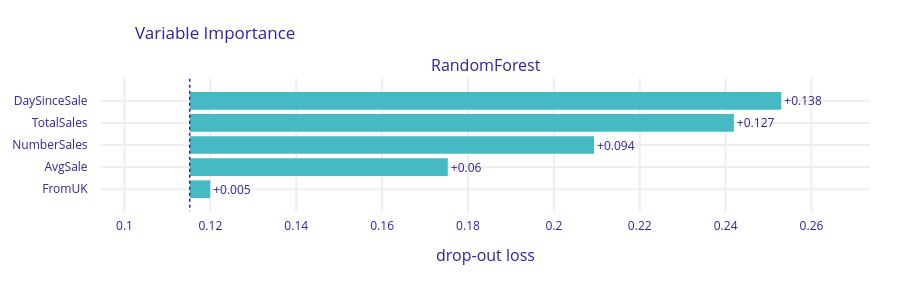

Notebook code for this chart:
### Markdown cell above
Para el mejor Árbol de Desición, se llega al mismo razonamiento que en la Regresión Lineal, la cual es más importante el Numero de Venta. Sin embargo, tambien hay un impacto el Total de Ventas y los Días pasados.

### Code cell
import dalex as dx
explicador = dx.Explainer(rf, X, y, label="RandomForest")
importancia = explicador.model_parts(loss_function = '1-auc') 
importancia.plot()

### Figure 1 — Plotly figure (JSON) as saved in the notebook; plotly's stock layout.template omitted (floating-point values rounded to 4 significant figures)
{"data": [{"base": 0.1152, "hoverinfo": "text", "hoverlabel": {"bgcolor": "rgba(0,0,0,0.8)"}, "hovertext": ["Model: RandomForest loss after<br>variable: DaySinceSale is permuted: 0.253<br>Drop-out loss change: +0.138", "Model: RandomForest loss after<br>variable: TotalSales is permuted: 0.242<br>Drop-out loss change: +0.127", "Model: RandomForest loss after<br>variable: NumberSales is permuted: 0.209<br>Drop-out loss change: +0.094", "Model: RandomForest loss after<br>variable: AvgSale is permuted: 0.175<br>Drop-out loss change: +0.06", "Model: RandomForest loss after<br>variable: FromUK is permuted: 0.12<br>Drop-out loss change: +0.005"], "marker": {"color": "#46bac2"}, "orientation": "h", "showlegend": false, "text": ["+0.138", "+0.127", "+0.094", "+0.06", "+0.005"], "textposition": "outside", "type": "bar", "x": [0.1378, 0.1267, 0.09416, 0.0601, 0.004768], "xaxis": "x", "y": ["DaySinceSale", "TotalSales", "NumberSales", "AvgSale", "FromUK"], "yaxis": "y"}], "layout": {"annotations": [{"font": {"size": 16}, "showarrow": false, "text": "RandomForest", "x": 0.5, "xanchor": "center", "xref": "paper", "y": 1, "yanchor": "bottom", "yref": "paper"}, {"font": {"size": 16}, "showarrow": false, "text": "drop-out loss", "x": 0.5, "xanchor": "center", "xref": "paper", "y": 0, "yanchor": "top", "yref": "paper", "yshift": -30}], "font": {"color": "#371ea3"}, "height": 283, "margin": {"b": 71, "r": 30, "t": 78}, "shapes": [{"line": {"color": "#371ea3", "dash": "dot", "width": 1.5}, "type": "line", "x0": 0.1152, "x1": 0.1152, "xref": "x", "y0": -1, "y1": 5, "yref": "y"}], "title": {"text": "Variable Importance", "x": 0.15}, "xaxis": {"anchor": "y", "automargin": true, "domain": [0, 1], "fixedrange": true, "gridwidth": 2, "range": [0.09453, 0.2736], "tickcolor": "white", "ticklen": 3, "ticks": "outside", "type": "linear", "zeroline": false}, "yaxis": {"anchor": "x", "automargin": true, "autorange": "reversed", "domain": [0, 1], "fixedrange": true, "gridwidth": 2, "tickcolor": "white", "ticklen": 10, "ticks": "outside", "type": "category"}}}
